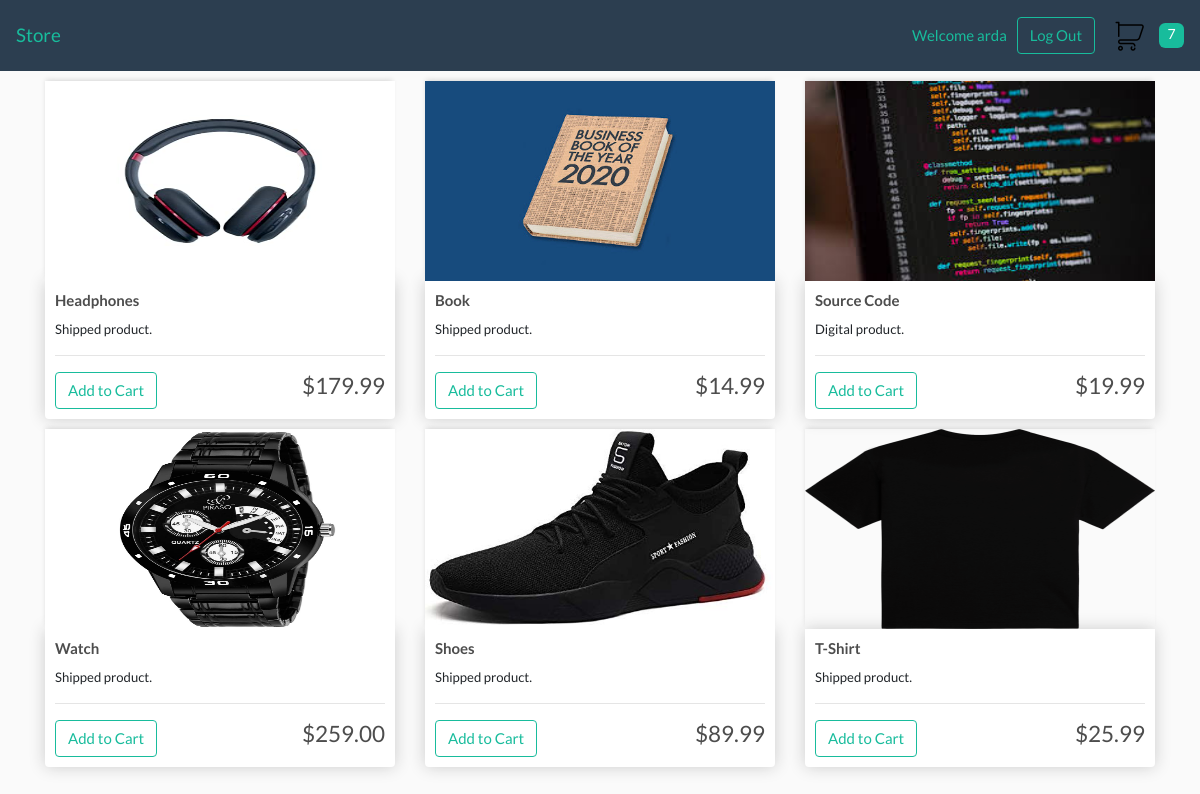
The app's page / (signed in) with its own data.
### store/models.py (models this page shows, shortened)
class Product(models.Model):
    name = models.CharField(max_length=200, null=True)
    price = models.DecimalField(max_digits=5, decimal_places=2)
    digital = models.BooleanField(default=False, null=True, blank=False)
    image = models.ImageField(null=True, blank=True)
    @property
    def get_image_url(self):
        try:
            return self.image.url
        except:
            return ''

### store/views.py (the view)
# urls.py: path('', include('store.urls'))
def store(request):
    data = cart_data(request)
    cart_items = data['cart_items']
    products = Product.objects.all()
    return render(request, 'store/store.html', {
        'products': products,
        'cart_items': cart_items
    })

### store/models.py (called while the page is built)
    @property
    def get_cart_items(self):
        return sum([item.quantity for item in self.orderitem_set.all()])

### store/utils.py (called while the page is built)
def cart_data(request):
    if request.user.is_authenticated:
        customer = request.user.customer
        order, created = Order.objects.get_or_create(customer=customer, complete=False)
        items = order.orderitem_set.all()
        cart_items = order.get_cart_items
    else:
        cookie_data = cookie_cart(request)
        cart_items = cookie_data['cart_items']
        order = cookie_data['order']
        items = cookie_data['items']
    return {
        'cart_items': cart_items,
        'order': order,
        'items': items
    }

### store/templates/store/store.html (shortened to what this page needs)
{% extends 'store/layout.html' %}
{% load static %}
{% block body %}
    <div class="row">
        {% for product in products %}
            <div class="col-lg-4">
                <img src="{{ product.get_image_url }}" class="thumbnail" alt="placeholder">
                <div class="box-element product">
                    <h6><strong>{{ product.name }}</strong></h6>
                    {% if product.digital %}
                        <small>Digital product.</small>
                    {% else %}
                        <small>Shipped product.</small>
                    {% endif %}
                    <hr>
                    <button data-product={{ product.id }} data-action="add" class="btn btn-outline-success add-btn update-cart">Add to Cart</button>
                    <h4 class="price">${{ product.price|floatformat:2 }}</h4>
                </div>
            </div>
        {% empty %}
            <h4>No products available.</h4>
        {% endfor %}
    </div>
{% endblock body %}

### store/templates/store/layout.html (shortened to what this page needs)
{% load static %}
<!DOCTYPE html>
<html lang="en">
    <head>
        <link rel="stylesheet" href="https://stackpath.bootstrapcdn.com/bootswatch/4.5.0/flatly/bootstrap.min.css">
        <link rel="stylesheet" type="text/css" href="{% static 'css/main.css' %}">
    </head>
    <body>
        <nav class="navbar navbar-expand-lg navbar-primary bg-primary">
            <a class="navbar-brand" href="{% url 'store' %}">Store</a>
            <div class="form-inline my-2 my-lg-0">
                {% if request.user.is_authenticated %}
                    <div id="welcome">Welcome {{ request.user.username }}</div>
                    <a href="{% url 'logout' %}" class="btn btn-outline-success">Log Out</a>
                {% else %}
                    <a href="{% url 'login' %}" class="success" id="login">Log In</a>
                    <a href="{% url 'register' %}" class="btn btn-outline-success">Register</a>
                {% endif %}
                <a href="{% url 'cart' %}">
                    <img src="{% static 'images/cart.png' %}" alt="cart" id="cart-icon">
                </a>
                <div id="cart-total">{{ cart_items }}</div>
            </div>
        </nav>
        <div class="container">
            {% block body %}
            {% endblock body %}
        </div>
    </body>
</html>

### static/css/main.css (style rules this page uses)
body { background-color: hsl(0, 0%, 98%); }
h1, h2, h3, h4, h5, h6 { color: hsl(0, 0%, 30%); }
.box-element { box-shadow: hsl(0, 0%, 80%) 0 0 16px; background-color: #fff; border-radius: 4px; padding: 10px; }
.thumbnail { width: 100%; height: 200px; -webkit-box-shadow: -1px -3px 5px -2px rgba(214, 214, 214, 1); -moz-box-shadow: -1px -3px 5px -2px rgba(214, 214, 214, 1); box-shadow: -1px -3px 5px -2px rgba(214, 214, 214, 1); }
.product { border-radius: 0 0 4px 4px; }
#cart-total { display: block; text-align: center; color: #fff; background-color: #18bc9c; width: 25px; height: 25px; border-radius: 25%; font-size: 14px; }
#cart-icon { width: 50%; display: inline-block; margin-left: 30%; }
#welcome { margin-right: 10px; color: #18bc9c; }
.price { display: inline-block; float: right; }
.col-lg-4, .col-lg-6, .col-lg-8, .col-lg-12 { margin-top: 10px; }

### records on screen
Product: get_image_url (picture), name "Headphones", digital "Shipped product.", price "179.99"
Product: get_image_url (picture), name "Book", digital "Shipped product.", price "14.99"
Product: get_image_url (picture), name "Source Code", digital "Digital product.", price "19.99"
Product: get_image_url (picture), name "Watch", digital "Shipped product.", price "259.00"
Product: get_image_url (picture), name "Shoes", digital "Shipped product.", price "89.99"
Product: get_image_url (picture), name "T-Shirt", digital "Shipped product.", price "25.99"

### other values on screen
{{ request.user.username }} "arda"
{{ cart_items }} "7"
